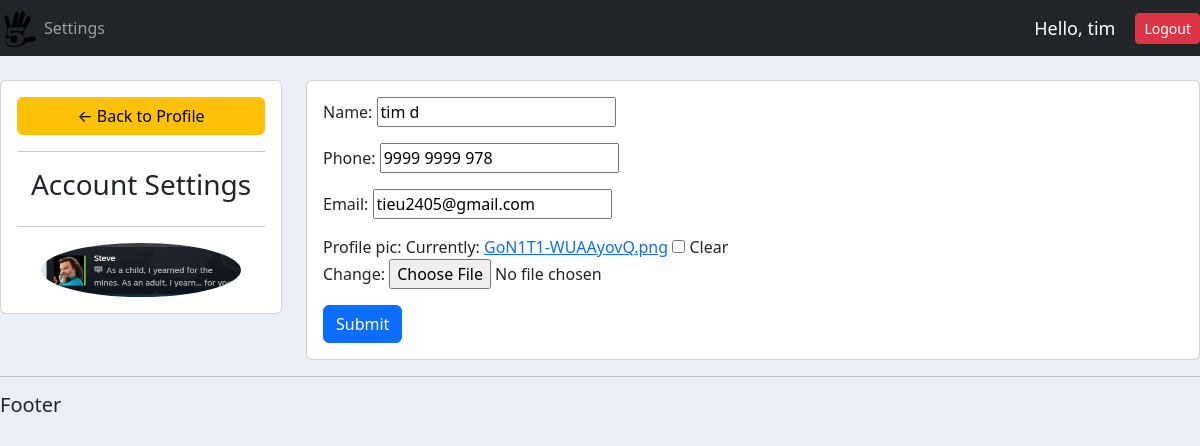
Screenshot of /account/ (signed in) with the database file from the repository.
### accounts/models.py (models this page shows, shortened)
class Customer(models.Model):
    user = models.OneToOneField(User, null=True, blank=True, on_delete=models.CASCADE)
    name = models.CharField(max_length=200, null=True)
    phone = models.CharField(max_length=200, null=True)
    email = models.CharField(max_length=200, null=True)
    profile_pic = models.ImageField(default="profile.jpg", null=True, blank=True)
    date_created = models.DateTimeField(auto_now_add=True, null=True)

### accounts/decorators.py (the view)
        def wrapper_func(request, *args, **kwargs):
            group = None
            if request.user.groups.exists():
                group = request.user.groups.all()[0].name
            if group in allowed_roles:
                    return view_func(request, *args, **kwargs)
            else:
                return HttpResponse('You are not authorized to view this page')

### accounts/forms.py
class CustomerForm(ModelForm):
    class Meta:
        model = Customer
        fields = '__all__'
        exclude = ['user']

### accounts/views.py (called while the page is built)
@login_required(login_url='login')
@allowed_user(allowed_roles=['customer'])
def accountSetting(request):
    customer = request.user.customer
    form = CustomerForm(instance=customer)
    if request.method == 'POST':
        form=CustomerForm(request.POST, request.FILES, instance=customer)
        if form.is_valid():
            form.save()
    context =  {'form': form}
    return render(request, 'accounts/account_setting.html', context)

### accounts/templates/accounts/account_setting.html (shortened to what this page needs)
{% extends 'accounts/main.html'%}
{% load static %}
{% block content %}
<br>
<div class="row">
    <div class="col-md-3">
        <div class="card card-body">
            <a href="{% url 'home' %}" class="btn btn-warning">&#8592;
                Back to Profile
            </a>
            <hr>
            <h3 style="text-align: center;">Account Settings</h3>
            <hr>
            <img src="{{request.user.customer.profile_pic.url}}" class="profile-pic">
        </div>
    </div>
    <div class="col-md-9">
        <div class="card card-body">
            <form action="" method="POST" enctype="multipart/form-data">
                {{form.as_p}}
                <input type="submit" class="btn btn-primary"
                name="Update Information">
            </form>
        </div>
    </div>
</div>
{% endblock %}

### accounts/templates/accounts/navbar.html (shortened to what this page needs)
{% load static %}
<nav class="navbar navbar-expand-lg navbar-dark bg-dark">
  <img src="{% static 'images/logo.png' %}" style="width: 3vw; min-width: 3px;" >
  <div class="collapse navbar-collapse" id="navbarSupportedContent">
    <ul class="navbar-nav mr-auto">
      {% if request.user.is_staff%}
      <li class="nav-item active">
        <a href="{% url 'home' %}" class="nav-link">Dashboard</a>
      </li>
      <li class="nav-item">
        <a href="{% url 'products' %}" class="nav-link">Products</a>
      </li>
      {% else %}
      <li class="nav-item">
        <a href="{% url 'account' %}" class="nav-link">Settings</a>
      </li>
      {% endif %}
    </ul>
  </div>
  <span class="hello-msg">Hello, {{request.user}}</span>
  <span><a class="btn btn-sm btn-danger" href="{% url 'logout' %}">Logout</a></span>
</nav>

### static/css/main.css (style rules this page uses)
body { background-color: #ebeff5; }

### accounts/templates/accounts/navbar.html (style rules this page uses)
.hello-msg { font-size: 18px; color: #fff; margin-right: 20px; }

### accounts/templates/accounts/account_setting.html (style rules this page uses)
.profile-pic { max-width: 200px; max-height: 200px; margin: 0 auto; border-radius: 50%; }

### rows the page displays
Customer: name "tim d", phone "9999 9999 978", email "tieu2405@gmail.com"

### other values shown
{{ request.user }} "tim"
